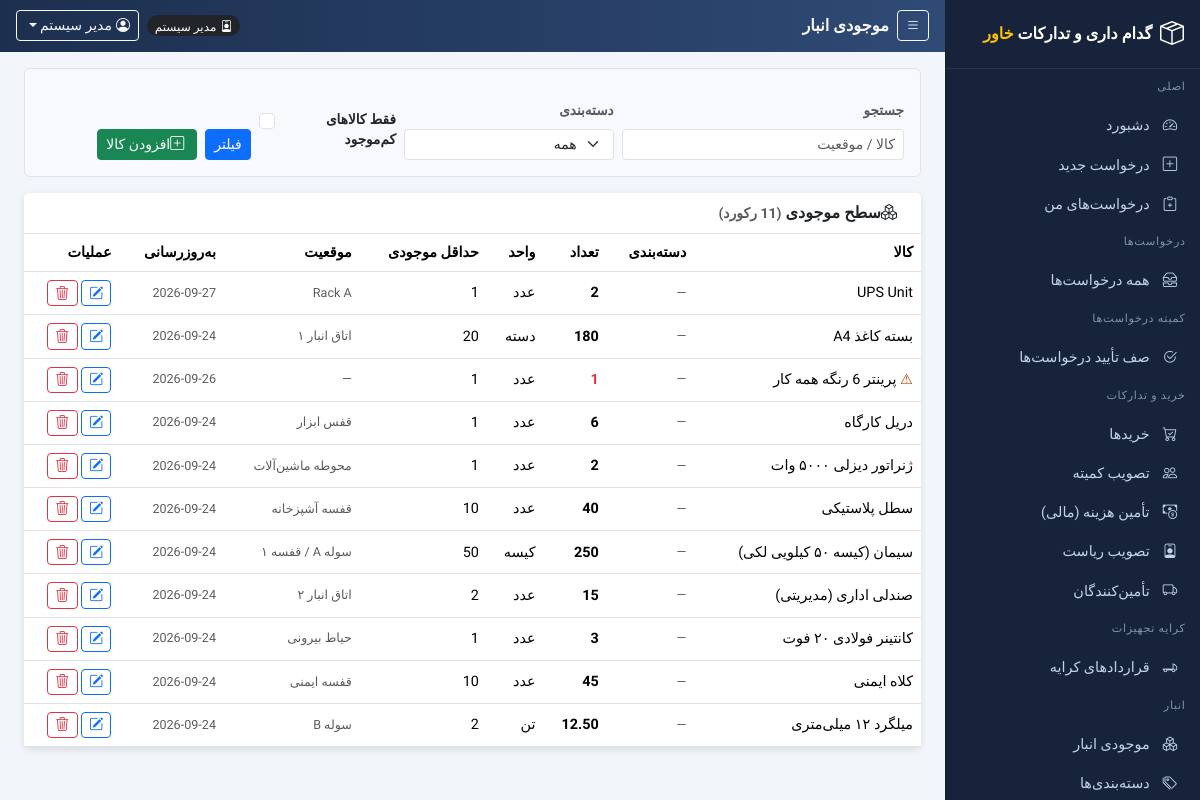
Page /warehouse/inventory.php (signed in) on the committed database.
### tables this page shows
CREATE TABLE `users` (
  `id` int(10) UNSIGNED NOT NULL,
  `username` varchar(50) NOT NULL,
  `password` varchar(255) NOT NULL COMMENT 'bcrypt hash (password_hash)',
  `name` varchar(100) NOT NULL,
  `role` enum('employee','procurement_manager','warehouse_manager','gate_security','committee','general_manager','finance','admin') NOT NULL DEFAULT 'employee',
  `department_id` int(10) UNSIGNED DEFAULT NULL,
  `email` varchar(120) DEFAULT NULL,
  `phone` varchar(30) DEFAULT NULL,
  `status` tinyint(1) NOT NULL DEFAULT 1,
  `created_at` timestamp NOT NULL DEFAULT current_timestamp()
);

CREATE TABLE `warehouse_items` (
  `id` int(10) UNSIGNED NOT NULL,
  `name` varchar(150) NOT NULL,
  `category_id` int(10) UNSIGNED DEFAULT NULL,
  `quantity` decimal(12,2) NOT NULL DEFAULT 0.00,
  `unit` varchar(20) NOT NULL DEFAULT 'pcs',
  `location` varchar(60) DEFAULT NULL,
  `min_stock` decimal(12,2) NOT NULL DEFAULT 0.00,
  `notes` text DEFAULT NULL,
  `created_at` timestamp NOT NULL DEFAULT current_timestamp(),
  `updated_at` timestamp NOT NULL DEFAULT current_timestamp() ON UPDATE current_timestamp()
);

### includes/functions.php (called while the page is built, shortened)
<?php
require_once __DIR__ . '/config.php';
function h($s)
{
    return htmlspecialchars((string)($s ?? ''), ENT_QUOTES);
}
function fetch_one($sql)
{
    global $conn;
    $r = $conn->query($sql);
    return ($r && $r->num_rows) ? $r->fetch_assoc() : null;
}
function fetch_all($sql)
{
    global $conn;
    $r = $conn->query($sql);
    if (method_exists($r, 'fetch_all')) { return $r->fetch_all(MYSQLI_ASSOC); }
    $rows = [];
    return $rows;
}
function xnum($n)
{
    $v = (float)($n ?? 0);
    return number_format($v, $v === floor($v) ? 0 : 2);
}
function role_label($r)
{
    $map = [
        'employee' => 'کارمند', 'procurement_manager' => 'مدیر خرید',
        'warehouse_manager' => 'مدیر انبار', 'gate_security' => 'امنیت گیت',
        'committee' => 'مسئول / عضو کمیته', 'general_manager' => 'مدیر عمومی',
        'finance' => 'مدیر مالی', 'contracting_manager' => 'مسئول امور قراردادی',
        'admin' => 'مدیر سیستم',
    ];
    return $map[$r] ?? $r;
}
function _units()
{
    return [
        'pcs' => 'عدد', 'bag' => 'کیسه', 'ton' => 'تن', 'kg' => 'کیلوگرم',
        'ream' => 'دسته', 'roll' => 'رول', 'liter' => 'لیتر', 'set' => 'ست',
        'pair' => 'جفت', 'box' => 'جعبه', 'coil' => 'کلاف', 'meter' => 'متر',
    ];
}
function unit_label($u)
{
    $map = _units();
    return $map[$u] ?? $u;
}

### includes/auth.php (called while the page is built, shortened)
<?php
require_once __DIR__ . '/functions.php';
function current_user()
{
    $u = fetch_one(
        'SELECT u.*, d.name AS department_name ' .
        'FROM users u LEFT JOIN departments d ON d.id = u.department_id ' .
        'WHERE u.id = ' . (int)$_SESSION['user_id'] . ' AND u.status = 1'
    );
    return $u;
}
function require_login()
{
    $u = current_user();
    return $u;
}
function has_role($user, ...$roles)
{
    return $user !== null && in_array($user['role'], $roles, true);
}
function require_role(...$roles)
{
    $u = require_login();
    return $u;
}

### warehouse/inventory.php (the view, shortened to what this page needs)
<?php
require_once __DIR__ . '/../includes/auth.php';
$user = require_role('warehouse_manager', 'admin');
$page_title = 'موجودی انبار';
$q  = trim($_GET['q'] ?? '');
$low = isset($_GET['low']) && (int)$_GET['low'] === 1;
$sql = "SELECT w.*, c.name cat FROM warehouse_items w LEFT JOIN categories c ON c.id=w.category_id";
$sql .= ' ORDER BY w.name';
$rows = fetch_all($sql);
require_once __DIR__ . '/../includes/header.php';
?>
<div class="filter-box rounded-2 p-3 mb-3">
  <form method="get" class="row g-2 align-items-end">
    <div class="col-md-4">
      <label class="form-label small text-muted">جستجو</label>
      <input type="text" name="q" class="form-control form-control-sm" value="<?php echo h($q); ?>" placeholder="کالا / موقعیت">
    </div>
    <div class="col-md-3">
      <label class="form-label small text-muted">دسته‌بندی</label>
      <select name="category_id" class="form-select form-select-sm" data-autosubmit>
        <option value="0">همه</option>
      </select>
    </div>
    <div class="col-md-2 pt-4">
      <div class="form-check">
        <input class="form-check-input" type="checkbox" name="low" value="1" id="lowOnly" <?php echo $low ? 'checked' : ''; ?> onchange="this.form.submit()">
        <label class="form-check-label form-label" for="lowOnly">فقط کالاهای کم‌موجود</label>
      </div>
    </div>
    <div class="col-auto pt-3"><button class="btn btn-primary btn-sm" type="submit">فیلتر</button></div>
    <div class="col-auto pt-3"><a class="btn btn-success btn-sm" href="<?php echo $base; ?>/warehouse/item_edit.php"><i class="bi bi-plus-square me-1"></i>افزودن کالا</a></div>
  </form>
</div>
<div class="card">
  <div class="card-header"><i class="bi bi-boxes me-2"></i>سطح موجودی <span class="text-muted small">(<?php echo count($rows); ?> رکورد)</span></div>
  <div class="table-responsive">
    <table class="table table-hover align-middle mb-0">
      <thead>
        <tr><th>کالا</th><th>دسته‌بندی</th><th>تعداد</th><th>واحد</th><th>حداقل موجودی</th><th>موقعیت</th><th>به‌روزرسانی</th><th>عملیات</th></tr>
      </thead>
      <tbody>
      <?php foreach ($rows as $w): ?>
        <?php $isLow = (float)$w['quantity'] <= (float)$w['min_stock']; ?>
        <tr class="<?php echo $isLow ? 'low-stock' : ''; ?>">
          <td><?php echo h($w['name']); ?></td>
          <td class="text-muted small"><?php echo h($w['cat'] ?? '—'); ?></td>
          <td class="<?php echo $isLow ? 'text-danger fw-semibold' : 'fw-semibold'; ?>"><?php echo xnum($w['quantity']); ?></td>
          <td><?php echo h(unit_label($w['unit'])); ?></td>
          <td><?php echo xnum($w['min_stock']); ?></td>
          <td class="text-muted small"><?php echo h($w['location'] ?? '—'); ?></td>
          <td class="text-muted small text-nowrap"><?php echo h(substr($w['updated_at'] ?? '', 0, 10)); ?></td>
          <td class="table-actions">
            <a class="btn btn-sm btn-outline-primary" href="item_edit.php?id=<?php echo $w['id']; ?>" title="ویرایش"><i class="bi bi-pencil-square"></i></a>
            <form method="post" class="d-inline" onsubmit="return confirm('حذف &quot;<?php echo h($w['name']); ?>&quot; از موجودی؟ تاریخچه مصرف مربوطه حفظ می‌شود.');">
              <button class="btn btn-sm btn-outline-danger" type="submit" title="حذف"><i class="bi bi-trash3"></i></button>
            </form>
          </td>
        </tr>
      <?php endforeach; ?>
      </tbody>
    </table>
  </div>
</div>
<?php require_once __DIR__ . '/../includes/footer.php'; ?>

### includes/header.php (shortened to what this page needs)
<?php
require_once __DIR__ . '/auth.php';
$me = $user ?? current_user();
$page_title = $page_title ?? 'Dashboard';
$base = BASE_URL;
?>
<!DOCTYPE html>
<html lang="fa" dir="rtl">
<head>
<link rel="stylesheet" href="https://cdn.jsdelivr.net/npm/bootstrap@5.3.3/dist/css/bootstrap.min.css">
<link rel="stylesheet" href="https://cdn.jsdelivr.net/npm/bootstrap-icons@1.11.3/font/bootstrap-icons.min.css">
<link rel="stylesheet" href="<?php echo $base; ?>/assets/css/style.css">
</head>
<body class="app-rtl">
<div class="app-shell">
  <div class="app-main">
    <header class="app-topbar">
      <div class="d-flex align-items-center text-light gap-2">
        <button class="btn btn-sm btn-outline-light" type="button" onclick="toggleSidebar()"><i class="bi bi-list"></i></button>
        <div class="topbar-title"><?php echo h($page_title); ?></div>
      </div>
      <div class="d-flex align-items-center text-light gap-2">
        <span class="badge text-bg-dark rounded-pill"><i class="bi bi-person-badge ms-1"></i><?php echo h(role_label($me['role'])); ?></span>
        <div class="dropdown">
          <button class="btn btn-sm btn-outline-light dropdown-toggle" type="button" data-bs-toggle="dropdown" aria-expanded="false">
            <i class="bi bi-person-circle ms-1"></i><?php echo h($me['name']); ?>
          </button>
        </div>
      </div>
    </header>
    <main class="app-content container-fluid px-3 px-xl-4 pt-3">

### assets/css/style.css (style rules this page uses)
:root { --pwms-sidebar-bg: #16233a; --pwms-topbar-bg: linear-gradient(90deg, #1c2f4f, #2f4a75); --pwms-content-bg: #f2f5f9; --pwms-accent: #e9a13c; }
body, .form-control, .form-select, .btn, .table, .dropdown-menu, .alert, input, select, textarea, button, .nav-link, .card-header, .card-body { font-family: 'Vazirmatn', 'Segoe UI', Tahoma, Arial, sans-serif; }
[dir="rtl"] .ms-1 { margin-left: .25rem !important; margin-right: 0 !important; }
[dir="rtl"] .me-1 { margin-right: .25rem !important; margin-left: 0 !important; }
[dir="rtl"] .me-2 { margin-right: .5rem !important; margin-left: 0 !important; }
.app-shell { display: flex; min-height: 100vh; }
.app-main { flex: 1 1 auto; min-width: 0; background: var(--pwms-content-bg); order: 1; }
.app-topbar { background: var(--pwms-topbar-bg); color: #fff; position: sticky; top: 0; z-index: 1030; display: flex; align-items: center; gap: 1rem; padding: .65rem 1rem; justify-content: space-between; direction: rtl; flex-direction: row; }
.topbar-title { font-size: 1.02rem; font-weight: 600; }
.app-content { min-height: calc(100vh - 55px); }
.card { border: 0; box-shadow: 0 .15rem .45rem rgba(28,45,75,.12); }
.card .card-header { font-weight: 600; background: #fff; border-bottom: 1px solid #dee5ec; }
.table { --bs-table-hover-bg: #eef2f7; font-size: .9rem; }
.table th { white-space: nowrap; }
tr.low-stock { background: #fdeaea !important; }
tr.low-stock td:first-child::before { content: '⚠ '; color: #b34700; }
.table-actions .btn { padding: .1rem .45rem; }
.form-label { font-weight: 600; font-size: .85rem; }
.filter-box { background: #f7f9fc; border: 1px solid #dde4ee; border-radius: .6rem; }
.badge { font-weight: 500; font-size: .75rem; }

### rows in the picture
users: role "مدیر سیستم", name "مدیر سیستم"
warehouse_items: name "UPS Unit", cat "—", quantity "2", unit "عدد", min_stock "1", location "Rack A", updated_at "2026-09-27"
warehouse_items: name "بسته کاغذ A4", cat "—", quantity "180", unit "دسته", min_stock "20", location "اتاق انبار ۱", updated_at "2026-09-24"
warehouse_items: name "پرینتر 6 رنگه همه کار", cat "—", quantity "1", unit "عدد", min_stock "1", location "—", updated_at "2026-09-26"
warehouse_items: name "دریل کارگاه", cat "—", quantity "6", unit "عدد", min_stock "1", location "قفس ابزار", updated_at "2026-09-24"
warehouse_items: name "ژنراتور دیزلی ۵۰۰۰ وات", cat "—", quantity "2", unit "عدد", min_stock "1", location "محوطه ماشین‌آلات", updated_at "2026-09-24"
warehouse_items: name "سطل پلاستیکی", cat "—", quantity "40", unit "عدد", min_stock "10", location "قفسه آشپزخانه", updated_at "2026-09-24"
warehouse_items: name "سیمان (کیسه ۵۰ کیلویی لکی)", cat "—", quantity "250", unit "کیسه", min_stock "50", location "سوله A / قفسه ۱", updated_at "2026-09-24"
warehouse_items: name "صندلی اداری (مدیریتی)", cat "—", quantity "15", unit "عدد", min_stock "2", location "اتاق انبار ۲", updated_at "2026-09-24"
warehouse_items: name "کانتینر فولادی ۲۰ فوت", cat "—", quantity "3", unit "عدد", min_stock "1", location "حیاط بیرونی", updated_at "2026-09-24"
warehouse_items: name "کلاه ایمنی", cat "—", quantity "45", unit "عدد", min_stock "10", location "قفسه ایمنی", updated_at "2026-09-24"
warehouse_items: name "میلگرد ۱۲ میلی‌متری", cat "—", quantity "12.50", unit "تن", min_stock "2", location "سوله B", updated_at "2026-09-24"

### other values in the picture
$page_title "موجودی انبار"
